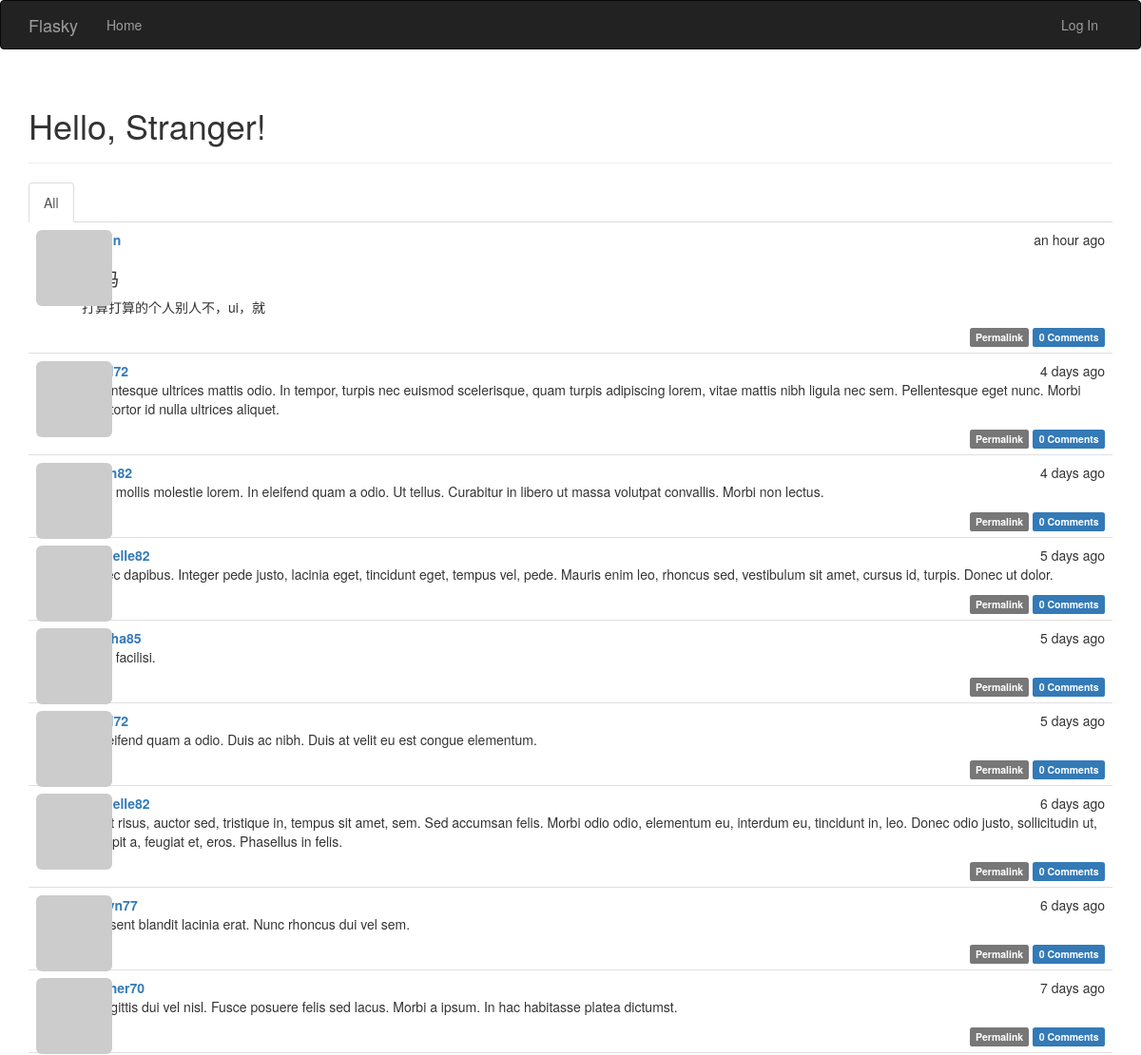
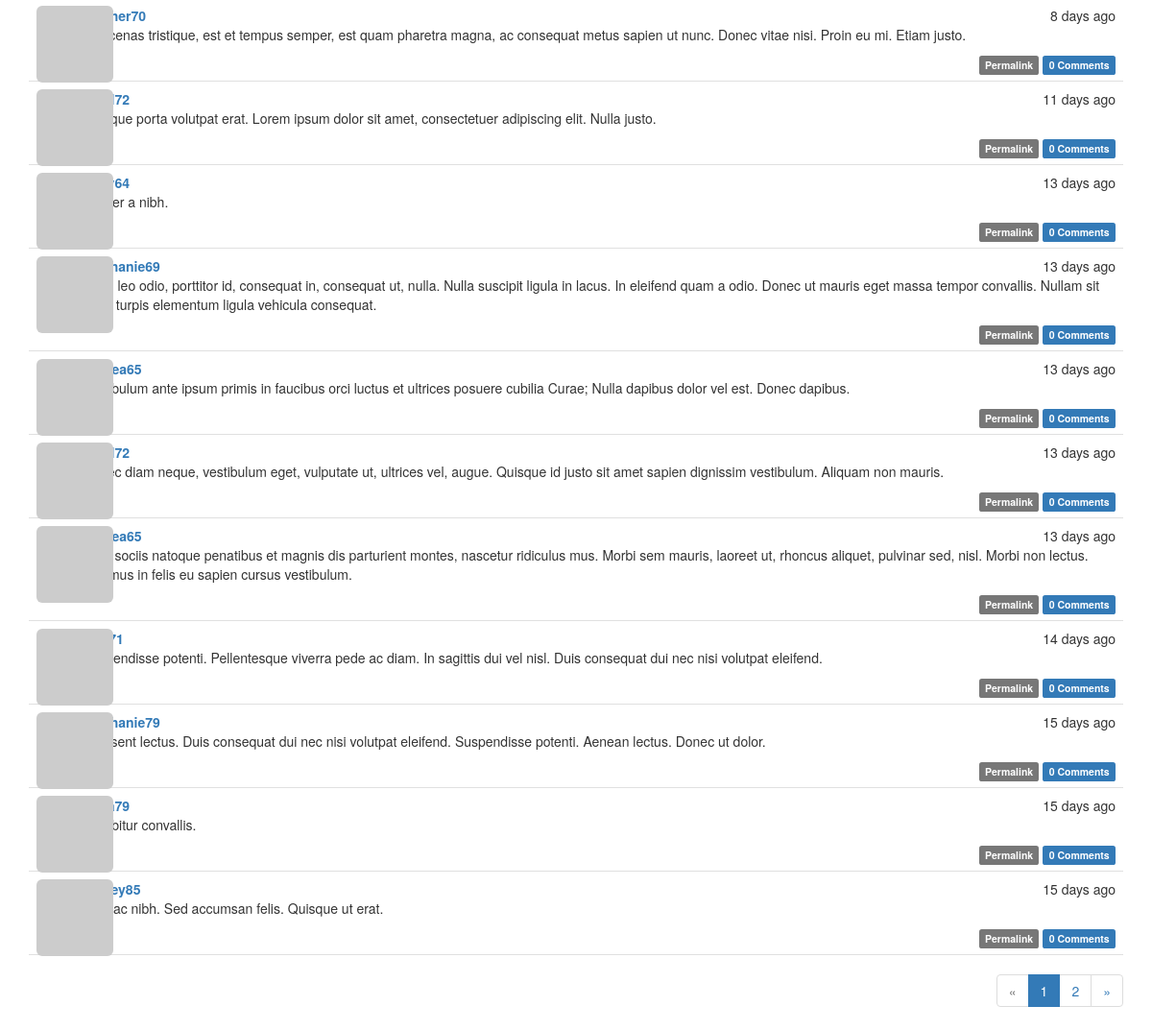
The page / on the database its author committed (2 pictures, top to bottom).
### app/models.py (models this page shows, shortened)
class Post(db.Model):
    __tablename__ = 'posts'
    id = db.Column(db.Integer, primary_key=True)
    body = db.Column(db.Text)
    body_html=db.Column(db.Text)
    timestamp = db.Column(db.DateTime, index=True, default=datetime.utcnow)
    author_id = db.Column(db.Integer, db.ForeignKey('users.id'))
    comments = db.relationship('Comment',backref = 'post',lazy = 'dynamic')

class User(UserMixin, db.Model):
    __tablename__ = 'users'
    id = db.Column(db.Integer, primary_key=True)
    email = db.Column(db.String(64), unique=True, index=True)
    username = db.Column(db.String(64), unique=True, index=True)
    role_id = db.Column(db.Integer, db.ForeignKey('roles.id'))
    password_hash = db.Column(db.String(128))
    confirmed = db.Column(db.Boolean, default=False)
    name = db.Column(db.String(64))
    location = db.Column(db.String(64))
    about_me = db.Column(db.Text())
    member_since = db.Column(db.DateTime(), default=datetime.utcnow)
    last_seen = db.Column(db.DateTime(), default=datetime.utcnow)
    avatar_hash = db.Column(db.String(32))
    posts = db.relationship('Post', backref='author', lazy='dynamic')
    comments = db.relationship('Comment',backref = 'author',lazy = 'dynamic')
    '''

    '''
    followed = db.relationship('Follow',
                               foreign_keys=[Follow.follower_id],
                               backref=db.backref('follower', lazy='joined'),#加载相关对象
                               lazy='dynamic',
                               cascade='all, delete-orphan')
    followers = db.relationship('Follow',
                                foreign_keys=[Follow.followed_id],
                                backref=db.backref('followed', lazy='joined'),
                                lazy='dynamic',
                                cascade='all, delete-orphan')
    @property
    def password(self):
        raise AttributeError('password is not a readable attribute')
    def gravatar(self, size=100, default='identicon', rating='g'):
        if request.is_secure:
            url = 'https://secure.gravatar.com/avatar'
        else:
            url = 'http://www.gravatar.com/avatar'
        hash = self.avatar_hash or hashlib.md5(
            self.email.encode('utf-8')).hexdigest()
        return '{url}/{hash}?s={size}&d={default}&r={rating}'.format(
            url=url, hash=hash, size=size, default=default, rating=rating)

### app/main/views.py (the view)
@main.route('/', methods=['GET', 'POST'])
def index():
    form = PostForm()
    if current_user.can(Permission.WRITE_ARTICLES) and \
            form.validate_on_submit():
        post = Post(body=form.body.data,
                    author=current_user._get_current_object())
        db.session.add(post)
        db.session.commit()
        return redirect(url_for('.index'))
    page = request.args.get('page', 1, type=int)
    show_followed = False
    if current_user.is_authenticated:
        show_followed = bool(request.cookies.get('show_followed', ''))#?????????????
    if show_followed:
        query = current_user.followed_posts
    else:
        query = Post.query
    pagination = query.order_by(Post.timestamp.desc()).paginate(
        page, per_page=current_app.config['FLASKY_POSTS_PER_PAGE'],
        error_out=False)
    posts = pagination.items
    return render_template('index.html', form=form, posts=posts,
                           show_followed=show_followed, pagination=pagination)

### app/auth/views.py (called while the page is built)
@auth.before_app_request
def before_request():
    if current_user.is_authenticated:
        current_user.ping()
        if not current_user.confirmed \
                and request.endpoint[:5] != 'auth.' \
                and request.endpoint != 'static':
            return redirect(url_for('auth.unconfirmed'))

### app/main/__init__.py (called while the page is built)
@main.app_context_processor
def inject_permissions():
    return dict(Permission=Permission)

### app/main/views.py (called while the page is built)
@main.after_app_request
def after_request(response):
    for query in get_debug_queries():
        if query.duration >= current_app.config['FLASKY_SLOW_DB_QUERY_TIME']:
            current_app.logger.warning(
                'Slow query: %s\nParameters: %s\nDuration: %fs\nContext: %s\n'
                % (query.statement, query.parameters, query.duration,
                   query.context))
    return response

### app/models.py (called while the page is built)
    def can(self, permissions):
        return False

    def is_administrator(self):
        return False

### app/templates/index.html (shortened to what this page needs)
{% extends "base.html" %}
{% import "bootstrap/wtf.html" as wtf %}
{% import "_macros.html" as macros %}
{% block page_content %}
<div class="page-header">
    <h1>Hello, {% if current_user.is_authenticated %}{{ current_user.username }}{% else %}Stranger{% endif %}!</h1>
</div>
    <div class="post-tabs">
    <ul class="nav nav-tabs">
        <li{% if not show_followed %} class="active"{% endif %}><a href="{{ url_for('.show_all') }}">All</a></li>
    </ul>
    {% include '_posts.html' %}
</div>
{% if pagination %}
<div class="pagination">
    {{ macros.pagination_widget(pagination, '.index') }}
</div>
{% endif %}
{% endblock %}

### app/templates/_posts.html (shortened to what this page needs)
<ul class="posts">
    {% for post in posts %}
    <li class="post">
        <div class="post-thumbnail">
            <a href="{{ url_for('.user', username=post.author.username) }}">
                <img class="img-rounded profile-thumbnail" src="{{ post.author.gravatar(size=40) }}">
            </a>
        </div>
        <div class="post-content">
            <div class="post-date">{{ moment(post.timestamp).fromNow() }}</div>
            <div class="post-author"><a href="{{ url_for('.user', username=post.author.username) }}">{{ post.author.username }}</a></div>
            <div class="post-body">
                {% if post.body_html %}
                    {{ post.body_html | safe }}
                {% else %}
                    {{ post.body }}
                {% endif %}
            </div>
            <div class="post-footer">
                <a href="{{ url_for('.post', id=post.id) }}">
                    <span class="label label-default">Permalink</span>
                </a>
                <a href="{{ url_for('.post', id=post.id) }}#comments">
                        <span class="label label-primary">{{ post.comments.count() }} Comments</span>
                    </a>
            </div>
        </div>
    </li>
    {% endfor %}
</ul>

### app/static/styles.css (style rules this page uses)
.profile-thumbnail { position: absolute; }
div.post-tabs { margin-top: 16px; }
ul.posts { list-style-type: none; padding: 0px; margin: 16px 0px 0px 0px; border-top: 1px solid #e0e0e0; }
div.post-tabs ul.posts { margin: 0px; border-top: none; }
ul.posts li.post { padding: 8px; border-bottom: 1px solid #e0e0e0; }
div.post-date { float: right; }
div.post-author { font-weight: bold; }
div.post-thumbnail { position: absolute; }
div.post-content { margin-left: 48px; min-height: 48px; }
div.post-footer { text-align: right; }
div.pagination { width: 100%; text-align: right; padding: 0px; margin: 0px; }
.post-body h1 { font-size: 140%; }

### rows shown on the page
Post: timestamp "an hour ago", body_html "打算打算的个人别人不，ui，就", comments.count "0"
Post: timestamp "4 days ago", body_html "Pellentesque ultrices mattis odio. In tempor, turpis nec euismod scelerisque, quam turpis adipiscing lorem, vitae mattis nibh ligula nec sem. Pellentesque eget nunc. Morbi quis tortor id nulla ultrices aliquet.", comments.count "0"
Post: timestamp "4 days ago", body_html "Nulla mollis molestie lorem. In eleifend quam a odio. Ut tellus. Curabitur in libero ut massa volutpat convallis. Morbi non lectus.", comments.count "0"
Post: timestamp "5 days ago", author.username "michelle82", body_html "Donec dapibus. Integer pede justo, lacinia eget, tincidunt eget, tempus vel, pede. Mauris enim leo, rhoncus sed, vestibulum sit amet, cursus id, turpis. Donec ut dolor.", comments.count "0"
Post: timestamp "5 days ago", body_html "Nulla facilisi.", comments.count "0"
Post: timestamp "5 days ago", body_html "In eleifend quam a odio. Duis ac nibh. Duis at velit eu est congue elementum.", comments.count "0"
Post: timestamp "6 days ago", author.username "michelle82", body_html "In est risus, auctor sed, tristique in, tempus sit amet, sem. Sed accumsan felis. Morbi odio odio, elementum eu, interdum eu, tincidunt in, leo. Donec odio justo, sollicitudin ut, suscipit a, feugiat et, eros. Phasellus in felis.", comments.count "0"
Post: timestamp "6 days ago", body_html "Praesent blandit lacinia erat. Nunc rhoncus dui vel sem.", comments.count "0"
Post: timestamp "7 days ago", author.username "heather70", body_html "In sagittis dui vel nisl. Fusce posuere felis sed lacus. Morbi a ipsum. In hac habitasse platea dictumst.", comments.count "0"
Post: timestamp "8 days ago", author.username "heather70", body_html "Maecenas tristique, est et tempus semper, est quam pharetra magna, ac consequat metus sapien ut nunc. Donec vitae nisi. Proin eu mi. Etiam justo.", comments.count "0"
Post: timestamp "11 days ago", body_html "Quisque porta volutpat erat. Lorem ipsum dolor sit amet, consectetuer adipiscing elit. Nulla justo.", comments.count "0"
Post: timestamp "13 days ago", body_html "Integer a nibh.", comments.count "0"
Post: timestamp "13 days ago", author.username "stephanie69", body_html "Proin leo odio, porttitor id, consequat in, consequat ut, nulla. Nulla suscipit ligula in lacus. In eleifend quam a odio. Donec ut mauris eget massa tempor convallis. Nullam sit amet turpis elementum ligula vehicula consequat.", comments.count "0"
Post: timestamp "13 days ago", body_html "Vestibulum ante ipsum primis in faucibus orci luctus et ultrices posuere cubilia Curae; Nulla dapibus dolor vel est. Donec dapibus.", comments.count "0"
Post: timestamp "13 days ago", body_html "Donec diam neque, vestibulum eget, vulputate ut, ultrices vel, augue. Quisque id justo sit amet sapien dignissim vestibulum. Aliquam non mauris.", comments.count "0"
Post: timestamp "13 days ago", body_html "Cum sociis natoque penatibus et magnis dis parturient montes, nascetur ridiculus mus. Morbi sem mauris, laoreet ut, rhoncus aliquet, pulvinar sed, nisl. Morbi non lectus. Vivamus in felis eu sapien cursus vestibulum.", comments.count "0"
Post: timestamp "14 days ago", body_html "Suspendisse potenti. Pellentesque viverra pede ac diam. In sagittis dui vel nisl. Duis consequat dui nec nisi volutpat eleifend.", comments.count "0"
Post: timestamp "15 days ago", author.username "stephanie79", body_html "Praesent lectus. Duis consequat dui nec nisi volutpat eleifend. Suspendisse potenti. Aenean lectus. Donec ut dolor.", comments.count "0"
Post: timestamp "15 days ago", body_html "Curabitur convallis.", comments.count "0"
Post: timestamp "15 days ago", body_html "Duis ac nibh. Sed accumsan felis. Quisque ut erat.", comments.count "0"

### other values the page prints
{{ p }} "1"
{{ p }} "2"
